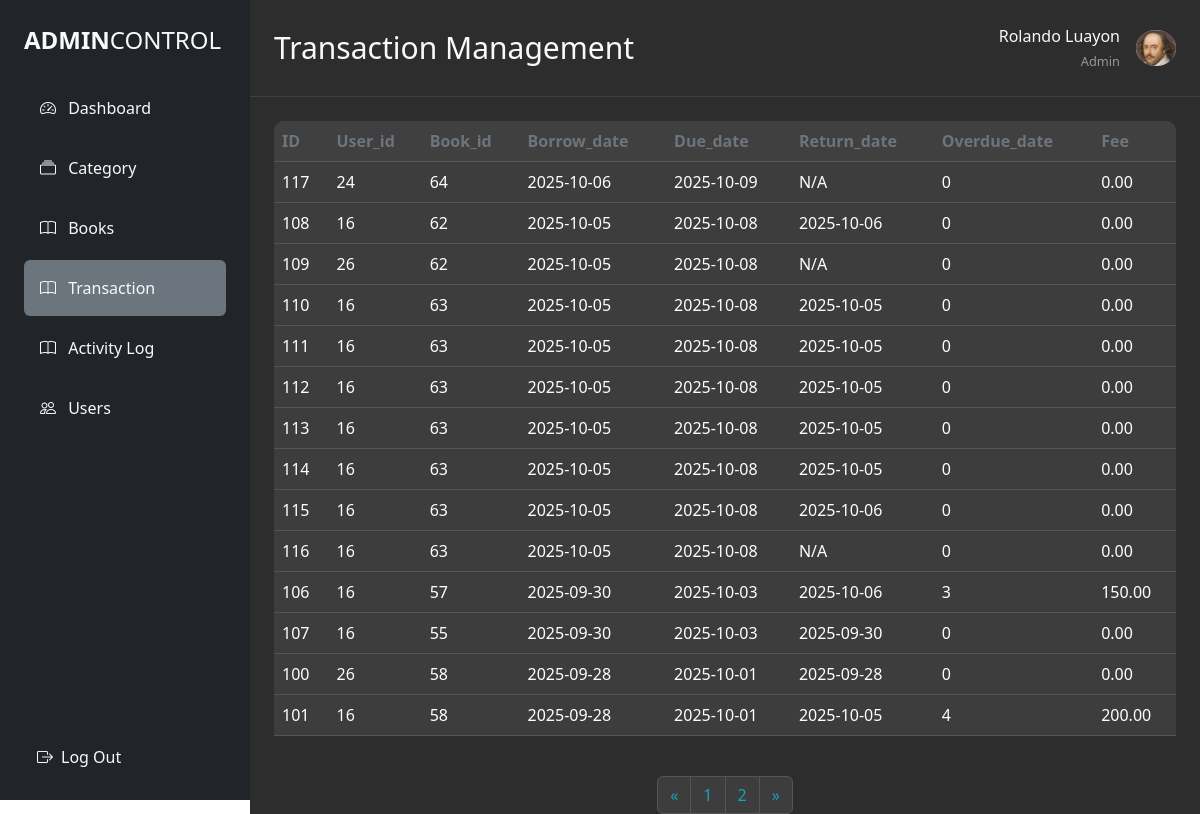
The app's page /admin/transaction.php (signed in) with its own data.
### tables this page shows
CREATE TABLE `transactions` (
  `transaction_id` int(11) NOT NULL,
  `user_id` int(11) DEFAULT NULL,
  `book_id` int(11) DEFAULT NULL,
  `borrow_date` date NOT NULL DEFAULT curdate(),
  `due_date` date NOT NULL,
  `return_date` date DEFAULT NULL,
  `overdue_days` int(11) DEFAULT 0,
  `fee` decimal(10,2) DEFAULT 0.00
);

### auth.php (called while the page is built, shortened)
<?php
class auth
{
  public function user()
  {
    return [
      'first_name' => $_SESSION['user_first_name'] ?? 'Guest',
      'last_name'  => $_SESSION['user_last_name']  ?? ''
    ];
  }
}

### admin/backend/BookController.php (called while the page is built, shortened)
<?php
class Database
{
    private $host = "localhost";
    private $db   = "it6_LMS";
    private $user = "root";
    private $pass = "";
    public function __construct()
    {
        try {
            $dsn = "mysql:host={$this->host};dbname={$this->db};charset=utf8";
            $this->pdo = new PDO($dsn, $this->user, $this->pass);
        } catch (PDOException $e) {
            die("Database Connection Failed: " . $e->getMessage());
        }
    }
}

### admin/backend/transactionControll.php (called while the page is built, shortened)
<?php
class Library
{
  private $conn;
  public function __construct($db)
  {
    $this->conn = $db;
  }
  public function countTransactions()
  {
    $stmt = $this->conn->query("SELECT COUNT(*) as total FROM transactions");
    return (int) $stmt->fetch(PDO::FETCH_ASSOC)['total'];
  }
  public function getTransactions($limit, $offset)
  {
    $stmt = $this->conn->prepare("
        SELECT
            t.transaction_id,
            t.user_id,
            t.book_id,
            t.borrow_date,
            t.due_date,
            t.return_date,
            t.overdue_days,
            t.fee
        FROM transactions t
        ORDER BY t.borrow_date DESC
        LIMIT :limit OFFSET :offset
    ");
    $stmt->bindValue(':limit', (int)$limit, PDO::PARAM_INT);
    $stmt->bindValue(':offset', (int)$offset, PDO::PARAM_INT);
    $stmt->execute();
    return $stmt->fetchAll(PDO::FETCH_ASSOC);
  }
}

### admin/transaction.php (the view, shortened to what this page needs)
<?php
require '../admin/backend/BookController.php';
require '../admin/backend/transactionControll.php';
require '../auth.php';
$db = new Database();
$library = new Library($db->pdo);
$auth = new auth($db);
$limit = 14;
$page = isset($_GET['page']) ? (int)$_GET['page'] : 1;
$offset = ($page - 1) * $limit;
$totalusers = $library->countTransactions();
$totalPages = ceil($totalusers / $limit);
$users = $library->getTransactions($limit, $offset);
?>
<!DOCTYPE html>
<html lang="en">
<head>
  <link rel="stylesheet" href="../admin/style.css" />
  <script src="https://cdn.tailwindcss.com"></script>
  <link href="https://cdn.jsdelivr.net/npm/bootstrap@5.3.8/dist/css/bootstrap.min.css" rel="stylesheet">
  <link href="https://cdn.jsdelivr.net/npm/bootstrap-icons@1.10.0/font/bootstrap-icons.css" rel="stylesheet">
</head>
<body>
  <div class="d-flex min-vh-100">
    <?php if (file_exists('Frontend/sidebar.php')) include 'Frontend/sidebar.php'; ?>
    <div class="main-content flex-grow-1">
      <div class="d-flex justify-content-between align-items-center p-4 header-border">
        <div class="d-flex align-items-center">
          <h2 class="text-light mb-0 text-3xl">Transaction Management</h2>
        </div>
        <div class="d-flex justify-content-between align-items-center">
          <div class="d-flex align-items-center">
            <div class="d-none d-sm-block text-end me-3">
              <div class="text-light">
                <?php
                $user = $auth->user();
                if ($user && isset($user['first_name'], $user['last_name'])) {
                  echo htmlspecialchars($user['first_name'] . ' ' . $user['last_name']);
                } else {
                  echo 'Guest';
                }
                ?>
              </div>
              <small class="text-white opacity-50">Admin</small>
            </div>
            <img
              src="../image/willan.jpg"
              alt="Profile"
              class="rounded-circle d-none d-sm-block"
              width="40"
              height="40" />
          </div>
        </div>
      </div>
      <div class="table-responsive m-4" style="border-radius: 10px;">
        <table class="table table-dark table-hover align-middle">
          <thead>
            <tr>
              <th scope="col">ID</th>
              <th scope="col">User_id</th>
              <th scope="col">Book_id</th>
              <th scope="col">Borrow_date</th>
              <th scope="col">Due_date</th>
              <th scope="col">Return_date</th>
              <th scope="col">Overdue_date</th>
              <th scope="col">Fee</th>
            </tr>
          </thead>
          <tbody>
            <?php foreach ($library->getTransactions($limit, $offset) as $row): ?>
              <tr>
                <td><?= htmlspecialchars($row['transaction_id']) ?></td>
                <td><?= htmlspecialchars($row['user_id']) ?></td>
                <td><?= htmlspecialchars($row['book_id']) ?></td>
                <td><?= htmlspecialchars($row['borrow_date']) ?></td>
                <td><?= htmlspecialchars($row['due_date'] ?? 'N/A') ?></td>
                <td><?= htmlspecialchars($row['return_date'] ?? 'N/A') ?></td>
                <td><?= htmlspecialchars($row['overdue_days']) ?></td>
                <td><?= htmlspecialchars($row['fee']) ?></td>
              </tr>
            <?php endforeach; ?>
          </tbody>
        </table>
      </div>
      <div class="d-flex justify-content-center mt-4">
        <nav aria-label="Book pagination">
          <ul class="pagination">
            <li class="page-item <?php if ($page <= 1) echo 'disabled'; ?>">
              <a class="page-link" href="?page=<?php echo $page - 1; ?>" aria-label="Previous">
                &laquo;
              </a>
            </li>
            <?php for ($i = 1; $i <= $totalPages; $i++): ?>
              <li class="page-item <?php if ($i == $page) echo 'active'; ?>">
                <a class="page-link" href="?page=<?php echo $i; ?>"><?php echo $i; ?></a>
              </li>
            <?php endfor; ?>
            <li class="page-item <?php if ($page >= $totalPages) echo 'disabled'; ?>">
              <a class="page-link" href="?page=<?php echo $page + 1; ?>" aria-label="Next">
                &raquo;
              </a>
            </li>
          </ul>
        </nav>
      </div>
</body>
</html>

### admin/style.css (style rules this page uses)
body { background-color: #1a1a1a; color: #fff; }
.main-content { background-color: #2d2d2d; flex: 1; }
.table-dark { background-color: #3d3d3d; }
.table-dark th { background-color: #404040 !important; border-color: #555 !important; color: #6c757d !important; }
.table-dark td { background-color: #3d3d3d !important; border-color: #555 !important; color: #fff !important; }
.page-link { background-color: #3d3d3d !important; border-color: #555 !important; color: #17a2b8 !important; }
.header-border { border-bottom: 1px solid #404040 !important; }
@media (min-width: 769px) { .main-content { margin-left: 250px !important; width: calc(100% - 250px) !important; } }

### records on screen
transactions: transaction_id "117", user "24", book "64", borrow_date "2025-10-06", due_date "2025-10-09", return_date "N/A", overdue_days "0", fee "0.00"
transactions: transaction_id "108", user "16", book "62", borrow_date "2025-10-05", due_date "2025-10-08", return_date "2025-10-06", overdue_days "0", fee "0.00"
transactions: transaction_id "109", user "26", book "62", borrow_date "2025-10-05", due_date "2025-10-08", return_date "N/A", overdue_days "0", fee "0.00"
transactions: transaction_id "110", user "16", book "63", borrow_date "2025-10-05", due_date "2025-10-08", return_date "2025-10-05", overdue_days "0", fee "0.00"
transactions: transaction_id "111", user "16", book "63", borrow_date "2025-10-05", due_date "2025-10-08", return_date "2025-10-05", overdue_days "0", fee "0.00"
transactions: transaction_id "112", user "16", book "63", borrow_date "2025-10-05", due_date "2025-10-08", return_date "2025-10-05", overdue_days "0", fee "0.00"
transactions: transaction_id "113", user "16", book "63", borrow_date "2025-10-05", due_date "2025-10-08", return_date "2025-10-05", overdue_days "0", fee "0.00"
transactions: transaction_id "114", user "16", book "63", borrow_date "2025-10-05", due_date "2025-10-08", return_date "2025-10-05", overdue_days "0", fee "0.00"
transactions: transaction_id "115", user "16", book "63", borrow_date "2025-10-05", due_date "2025-10-08", return_date "2025-10-06", overdue_days "0", fee "0.00"
transactions: transaction_id "116", user "16", book "63", borrow_date "2025-10-05", due_date "2025-10-08", return_date "N/A", overdue_days "0", fee "0.00"
transactions: transaction_id "106", user "16", book "57", borrow_date "2025-09-30", due_date "2025-10-03", return_date "2025-10-06", overdue_days "3", fee "150.00"
transactions: transaction_id "107", user "16", book "55", borrow_date "2025-09-30", due_date "2025-10-03", return_date "2025-09-30", overdue_days "0", fee "0.00"
transactions: transaction_id "100", user "26", book "58", borrow_date "2025-09-28", due_date "2025-10-01", return_date "2025-09-28", overdue_days "0", fee "0.00"
transactions: transaction_id "101", user "16", book "58", borrow_date "2025-09-28", due_date "2025-10-01", return_date "2025-10-05", overdue_days "4", fee "200.00"

### other values on screen
$user['first_name'] . ' ' . $user['last_name'] "Rolando Luayon"
